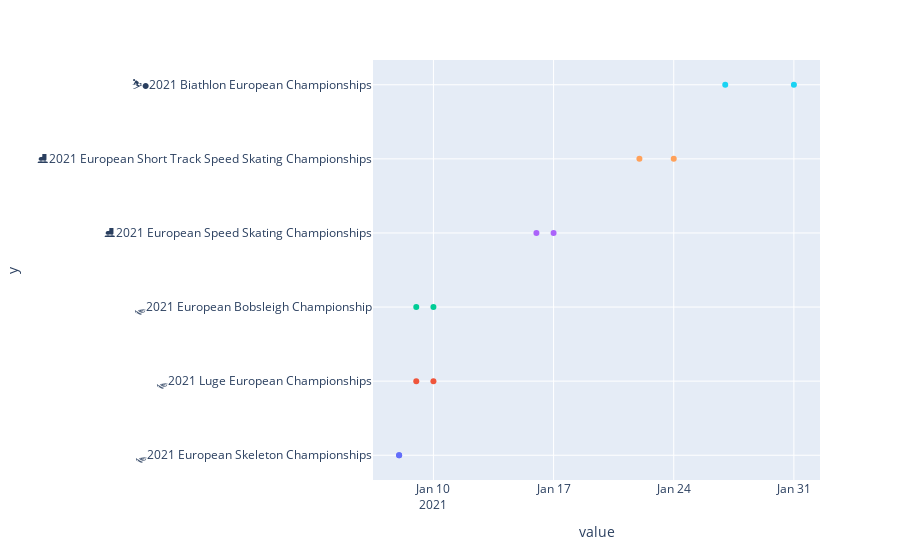

The code cell stored with this chart in its notebook:
### Code cell
graph=px.scatter(x=[events['Start date'],events['End date']],y=events['name'],color=events['name'])
graph.update_layout(showlegend=False,)
graph

### Figure 1 — Plotly figure (JSON) as saved in the notebook; plotly's stock layout.template omitted (floating-point values rounded to 4 significant figures)
{"data": [{"hovertemplate": "color=🛷2021 European Skeleton Championships<br>value=%{x}<br>y=%{y}<extra></extra>", "legendgroup": "🛷2021 European Skeleton Championships", "marker": {"color": "#636efa", "symbol": "circle"}, "mode": "markers", "name": "🛷2021 European Skeleton Championships", "orientation": "v", "showlegend": true, "type": "scatter", "x": ["2021-01-08T00:00:00", "2021-01-08T00:00:00"], "xaxis": "x", "y": ["🛷2021 European Skeleton Championships", "🛷2021 European Skeleton Championships"], "yaxis": "y"}, {"hovertemplate": "color=🛷2021 Luge European Championships<br>value=%{x}<br>y=%{y}<extra></extra>", "legendgroup": "🛷2021 Luge European Championships", "marker": {"color": "#EF553B", "symbol": "circle"}, "mode": "markers", "name": "🛷2021 Luge European Championships", "orientation": "v", "showlegend": true, "type": "scatter", "x": ["2021-01-09T00:00:00", "2021-01-10T00:00:00"], "xaxis": "x", "y": ["🛷2021 Luge European Championships", "🛷2021 Luge European Championships"], "yaxis": "y"}, {"hovertemplate": "color=🛷2021 European Bobsleigh Championship<br>value=%{x}<br>y=%{y}<extra></extra>", "legendgroup": "🛷2021 European Bobsleigh Championship", "marker": {"color": "#00cc96", "symbol": "circle"}, "mode": "markers", "name": "🛷2021 European Bobsleigh Championship", "orientation": "v", "showlegend": true, "type": "scatter", "x": ["2021-01-09T00:00:00", "2021-01-10T00:00:00"], "xaxis": "x", "y": ["🛷2021 European Bobsleigh Championship", "🛷2021 European Bobsleigh Championship"], "yaxis": "y"}, {"hovertemplate": "color=⛸2021 European Speed Skating Championships<br>value=%{x}<br>y=%{y}<extra></extra>", "legendgroup": "⛸2021 European Speed Skating Championships", "marker": {"color": "#ab63fa", "symbol": "circle"}, "mode": "markers", "name": "⛸2021 European Speed Skating Championships", "orientation": "v", "showlegend": true, "type": "scatter", "x": ["2021-01-16T00:00:00", "2021-01-17T00:00:00"], "xaxis": "x", "y": ["⛸2021 European Speed Skating Championships", "⛸2021 European Speed Skating Championships"], "yaxis": "y"}, {"hovertemplate": "color=⛸2021 European Short Track Speed Skating Championships<br>value=%{x}<br>y=%{y}<extra></extra>", "legendgroup": "⛸2021 European Short Track Speed Skating Championships", "marker": {"color": "#FFA15A", "symbol": "circle"}, "mode": "markers", "name": "⛸2021 European Short Track Speed Skating Championships", "orientation": "v", "showlegend": true, "type": "scatter", "x": ["2021-01-22T00:00:00", "2021-01-24T00:00:00"], "xaxis": "x", "y": ["⛸2021 European Short Track Speed Skating Championships", "⛸2021 European Short Track Speed Skating Championships"], "yaxis": "y"}, {"hovertemplate": "color=⛷⚫2021 Biathlon European Championships<br>value=%{x}<br>y=%{y}<extra></extra>", "legendgroup": "⛷⚫2021 Biathlon European Championships", "marker": {"color": "#19d3f3", "symbol": "circle"}, "mode": "markers", "name": "⛷⚫2021 Biathlon European Championships", "orientation": "v", "showlegend": true, "type": "scatter", "x": ["2021-01-27T00:00:00", "2021-01-31T00:00:00"], "xaxis": "x", "y": ["⛷⚫2021 Biathlon European Championships", "⛷⚫2021 Biathlon European Championships"], "yaxis": "y"}], "layout": {"legend": {"title": {"text": "color"}, "tracegroupgap": 0}, "margin": {"t": 60}, "showlegend": false, "xaxis": {"anchor": "y", "domain": [0, 1], "title": {"text": "value"}}, "yaxis": {"anchor": "x", "domain": [0, 1], "title": {"text": "y"}}}}
